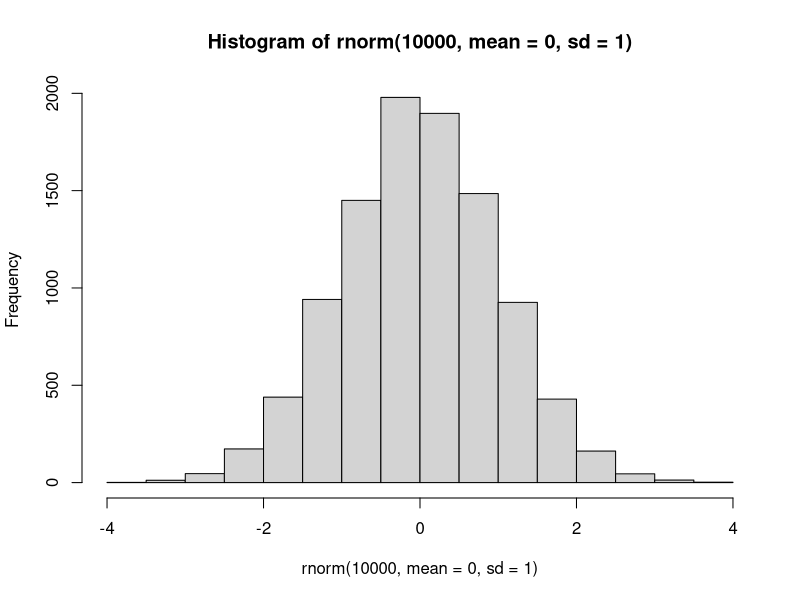
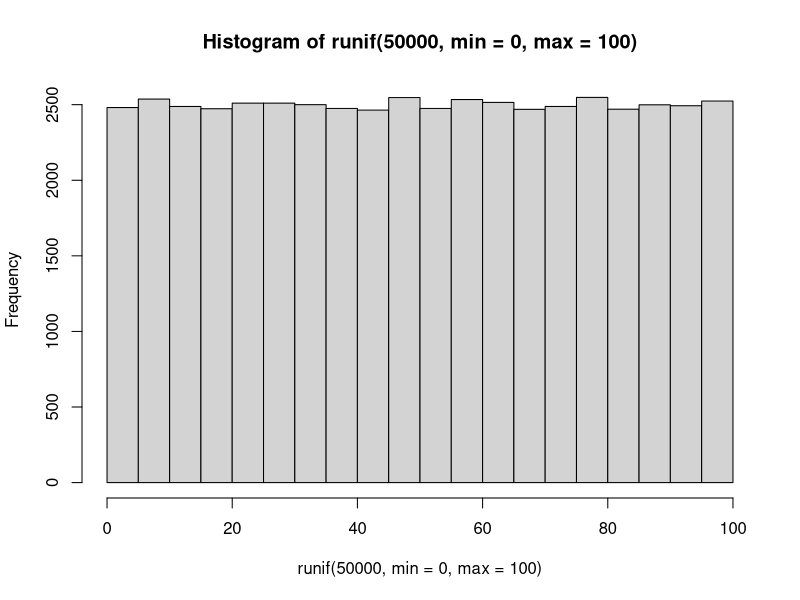

Write the R code that produced these figures, in order.
# 내장함수와 사용자 정의 함수
# 주요 내장함수
seq(0,5, by=1.5)
set.seed(123)                   # 123번째의 난수를 불러오기
rnorm(10,mean=0,sd=1)           # 정규분포를 따르는 난수를 발생 (내장함수)
hist(rnorm(10000,mean=0,sd=1))  # sd = 표준 편차 

set.seed(1)
runif(10,min=0,max=100)         # 균등 분포를 따르는 난수
hist(runif(50000,min=0,max=100))

sample(0:100,10)                # 비복원 추출

vec <- 1:10
min(vec)
max(vec)
mean(vec)       # 평균
median(vec)     # median 값
var(vec)        # 분산  : 평균에서 부터 떨어진 거리를 말한다.
sd(vec)         # 표준편차
sum((vec - mean(vec))**2) / (length(vec)-1)
sd(vec)
sqrt(sum((vec - mean(vec))**2) / (length(vec)-1)) # sqrt = root 씌우기
sd(vec) / mean(vec)   # 변동계수 : 표준편차를 산술평균으로 나눈 것
prod(vec)        
factorial(10)    
table(vec)
abs(-3) # 절대값 

getwd()

mean(iris$Sepal.Length) # 평균
sd(iris$Sepal.Length)   # 표준편차
#--------------------------------------------------------------

# 사용자정의 함수

func1 <- function(){
  print("사용자정의 함수")
}

func1()

func2 <- function(arg1){
  print(arg1)
  return(arg1+100)
}

func2(10)

# 윤년체크
yun_func <- function(y){
  if(y %% 4 == 0 & y %% 100 != 0 | y %% 400 == 0){
    paste(y, '년은 윤년')
  }else{
    paste(y, '년은 평년')
  }
}
yun_func(2022)
yun_func(2020)


